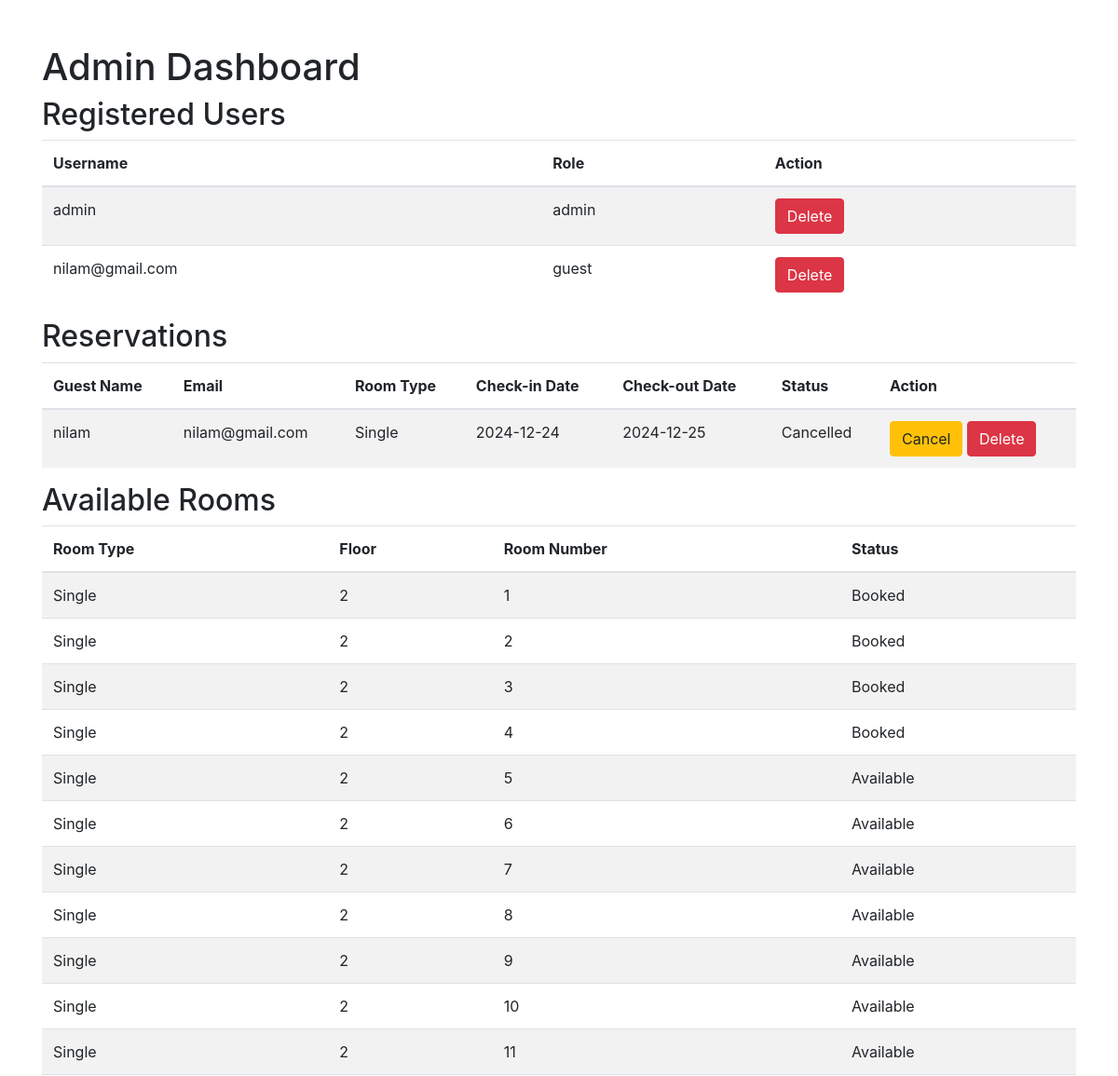
/admin_dashboard.php (signed in, upper part), run on an earlier commit of the app's database.
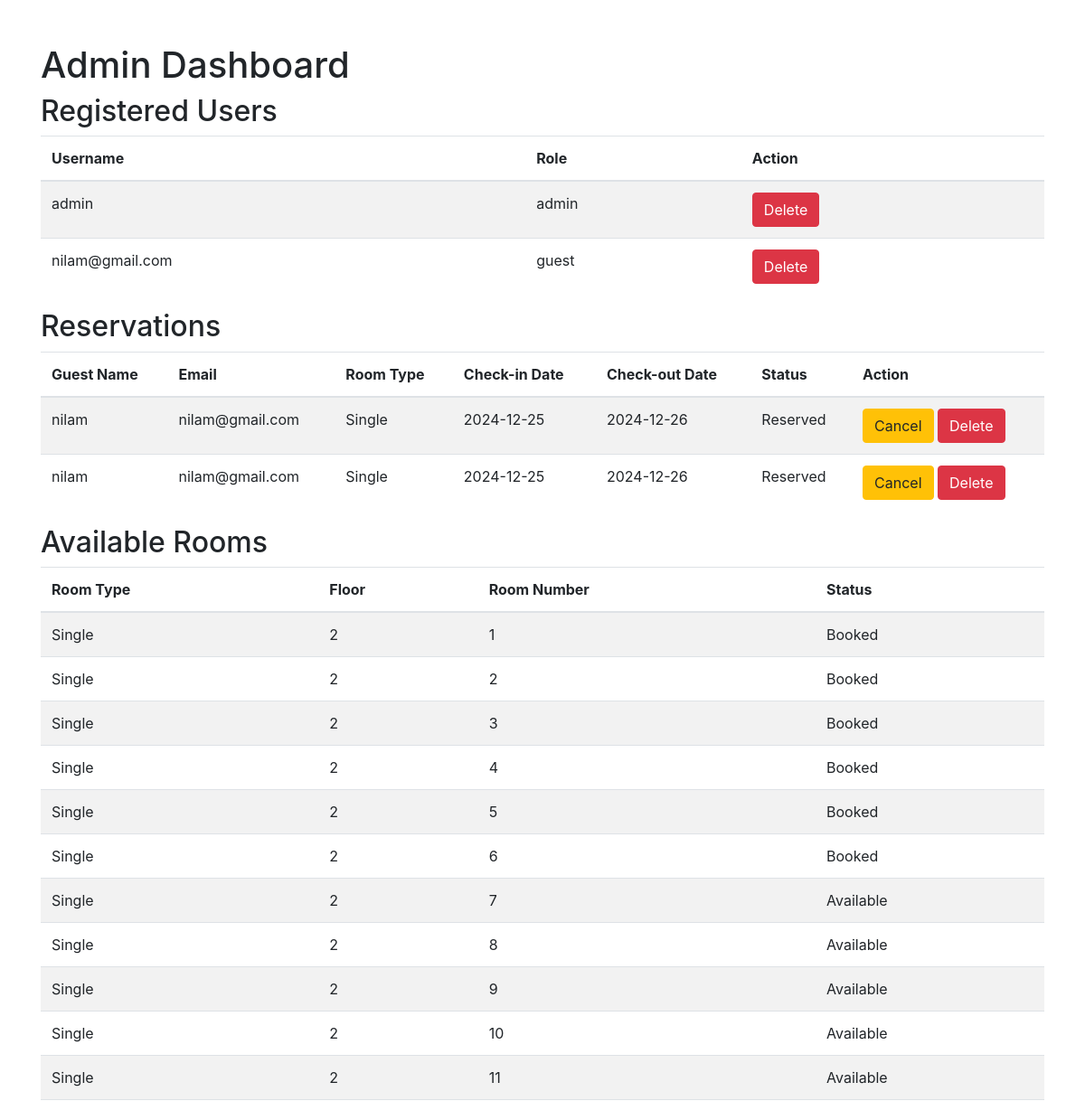
And on a later commit of the database.
### tables this page shows
CREATE TABLE `users` (
  `id` int(11) NOT NULL,
  `name` varchar(100) NOT NULL,
  `username` varchar(50) NOT NULL,
  `password` varchar(100) NOT NULL,
  `role` varchar(20) NOT NULL
);

CREATE TABLE `reservations` (
  `id` int(11) NOT NULL,
  `guest_name` varchar(100) NOT NULL,
  `email` varchar(100) NOT NULL,
  `room_type` varchar(50) NOT NULL,
  `floor` int(11) NOT NULL,
  `room_number` int(11) NOT NULL,
  `room_id` int(11) NOT NULL,
  `check_in_date` date NOT NULL,
  `check_out_date` date NOT NULL,
  `status` varchar(20) NOT NULL,
  `payment_status` varchar(20) NOT NULL,
  `total_payment` decimal(10,2) NOT NULL,
  `payment_method` varchar(20) NOT NULL
);

CREATE TABLE `rooms` (
  `id` int(11) NOT NULL,
  `room_type` varchar(50) NOT NULL,
  `floor` int(11) NOT NULL,
  `room_number` int(11) NOT NULL,
  `status` varchar(20) NOT NULL DEFAULT 'Available'
);

### admin_dashboard.php (the view, shortened to what this page needs)
<?php
$servername = "localhost";
$username = "root";
$password = "";
$dbname = "hotel_reservation";
$conn = new mysqli($servername, $username, $password, $dbname);
$sql_users = "SELECT * FROM users";
$result_users = $conn->query($sql_users);
$sql_reservations = "SELECT * FROM reservations";
$result_reservations = $conn->query($sql_reservations);
$sql_rooms = "SELECT * FROM rooms";
$result_rooms = $conn->query($sql_rooms);
?>
<!DOCTYPE html>
<html lang="en">
<head>
    <link href="https://stackpath.bootstrapcdn.com/bootstrap/4.5.2/css/bootstrap.min.css" rel="stylesheet">
</head>
<body>
    <div class="container mt-5">
        <h1>Admin Dashboard</h1>
        <h2>Registered Users</h2>
        <table class="table table-striped">
            <thead>
                <tr>
                    <th>Username</th>
                    <th>Role</th>
                    <th>Action</th>
                </tr>
            </thead>
            <tbody>
                <?php
                if ($result_users->num_rows > 0) {
                    while($row = $result_users->fetch_assoc()) {
                        echo "<tr>
                            <td>" . $row["username"] . "</td>
                            <td>" . $row["role"] . "</td>
                            <td>
                                <form action='delete_user.php' method='post' style='display:inline-block;'>
                                    <input type='hidden' name='username' value='" . $row["username"] . "'>
                                    <button type='submit' class='btn btn-danger'>Delete</button>
                                </form>
                            </td>
                        </tr>";
                    }
                } else {
                    echo "<tr><td colspan='3'>No registered users found.</td></tr>";
                }
                ?>
            </tbody>
        </table>
        <h2>Reservations</h2>
        <table class="table table-striped">
            <thead>
                <tr>
                    <th>Guest Name</th>
                    <th>Email</th>
                    <th>Room Type</th>
                    <th>Check-in Date</th>
                    <th>Check-out Date</th>
                    <th>Status</th>
                    <th>Action</th>
                </tr>
            </thead>
            <tbody>
                <?php
                if ($result_reservations->num_rows > 0) {
                    while($row = $result_reservations->fetch_assoc()) {
                        echo "<tr>
                            <td>" . $row["guest_name"] . "</td>
                            <td>" . $row["email"] . "</td>
                            <td>" . $row["room_type"] . "</td>
                            <td>" . $row["check_in_date"] . "</td>
                            <td>" . $row["check_out_date"] . "</td>
                            <td>" . $row["status"] . "</td>
                            <td>
                                <form action='cancel_reservation.php' method='post' style='display:inline-block;'>
                                    <input type='hidden' name='reservation_id' value='" . $row["id"] . "'>
                                    <input type='hidden' name='room_id' value='" . $row["room_id"] . "'>
                                    <button type='submit' class='btn btn-warning'>Cancel</button>
                                </form>
                                <form action='delete_reservation.php' method='post' style='display:inline-block;'>
                                    <input type='hidden' name='reservation_id' value='" . $row["id"] . "'>
                                    <input type='hidden' name='room_id' value='" . $row["room_id"] . "'>
                                    <button type='submit' class='btn btn-danger'>Delete</button>
                                </form>
                            </td>
                        </tr>";
                    }
                } else {
                    echo "<tr><td colspan='7'>No reservations found.</td></tr>";
                }
                ?>
            </tbody>
        </table>
        <h2>Available Rooms</h2>
        <table class="table table-striped">
            <thead>
                <tr>
                    <th>Room Type</th>
                    <th>Floor</th>
                    <th>Room Number</th>
                    <th>Status</th>
                </tr>
            </thead>
            <tbody>
                <?php
                if ($result_rooms->num_rows > 0) {
                    while($row = $result_rooms->fetch_assoc()) {
                        echo "<tr>
                            <td>" . $row["room_type"] . "</td>
                            <td>" . $row["floor"] . "</td>
                            <td>" . $row["room_number"] . "</td>
                            <td>" . $row["status"] . "</td>
                        </tr>";
                    }
                } else {
                    echo "<tr><td colspan='4'>No rooms available.</td></tr>";
                }
                ?>
            </tbody>
        </table>
    </div>
</body>
</html>

What changed in the data, as far as the page shows it:
removed reservations: guest_name "nilam", email "nilam@gmail.com", room_type "Single", check_in_date "2024-12-24", check_out_date "2024-12-25", status "Cancelled"
added reservations: guest_name "nilam", email "nilam@gmail.com", room_type "Single", check_in_date "2024-12-25", check_out_date "2024-12-26", status "Reserved"
added reservations: guest_name "nilam", email "nilam@gmail.com", room_type "Single", check_in_date "2024-12-25", check_out_date "2024-12-26", status "Reserved"
changed rooms (number 5 of 11 on the later page): status "Available" → "Booked"
changed rooms (number 6 of 11 on the later page): status "Available" → "Booked"
